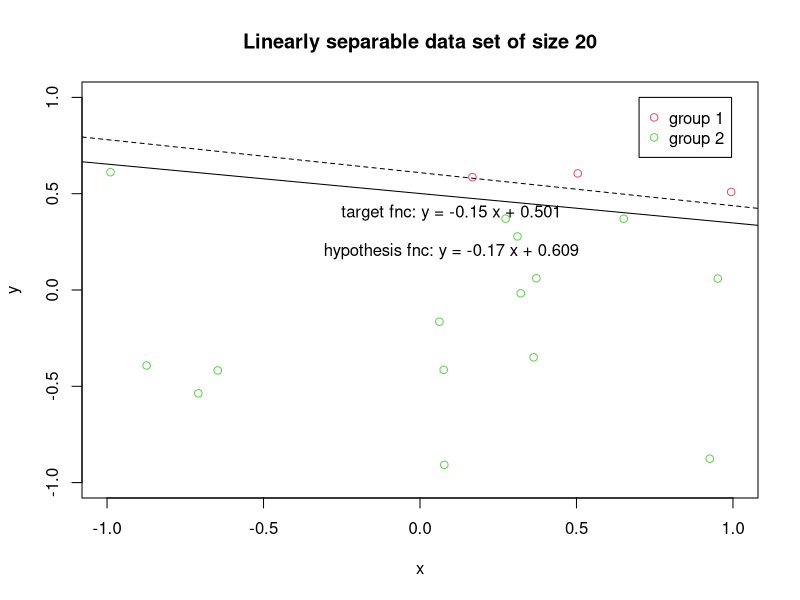
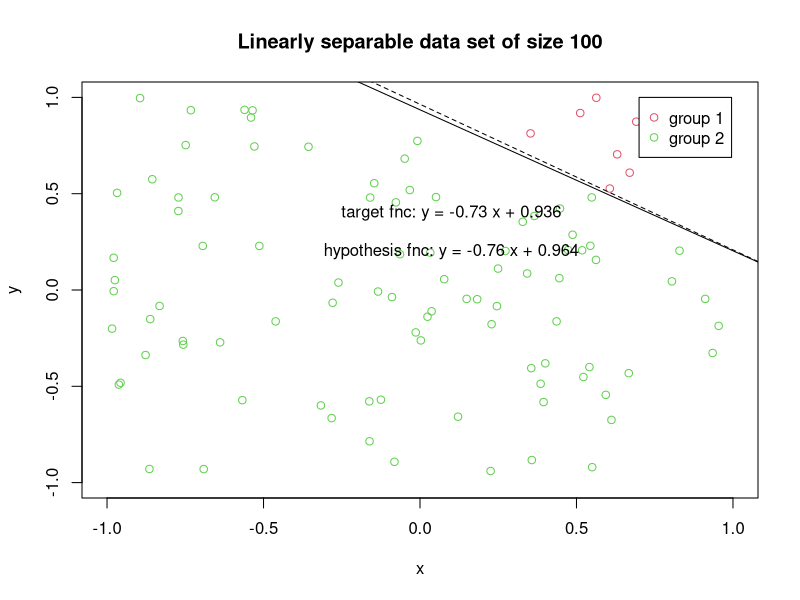
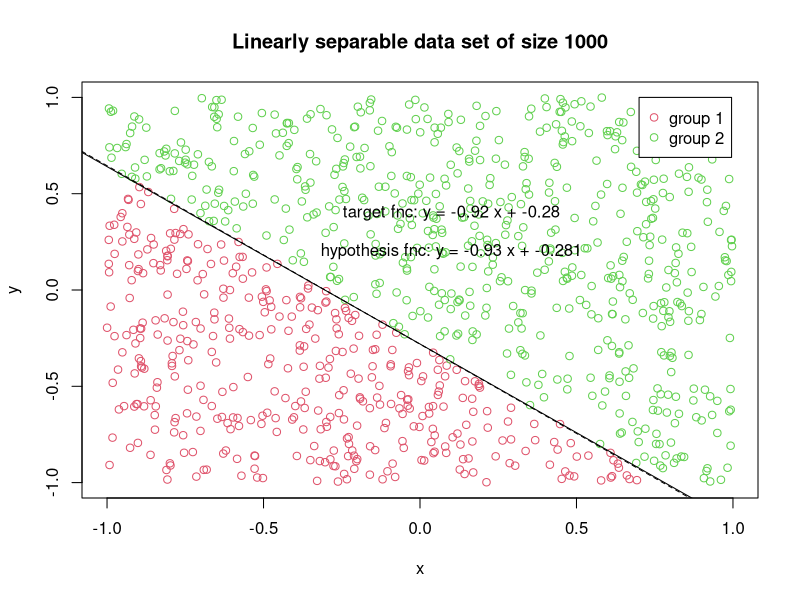
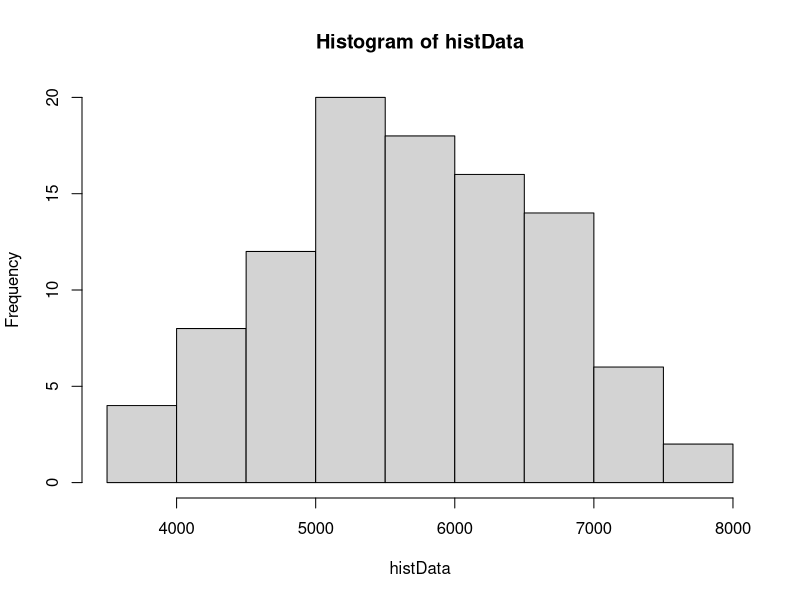
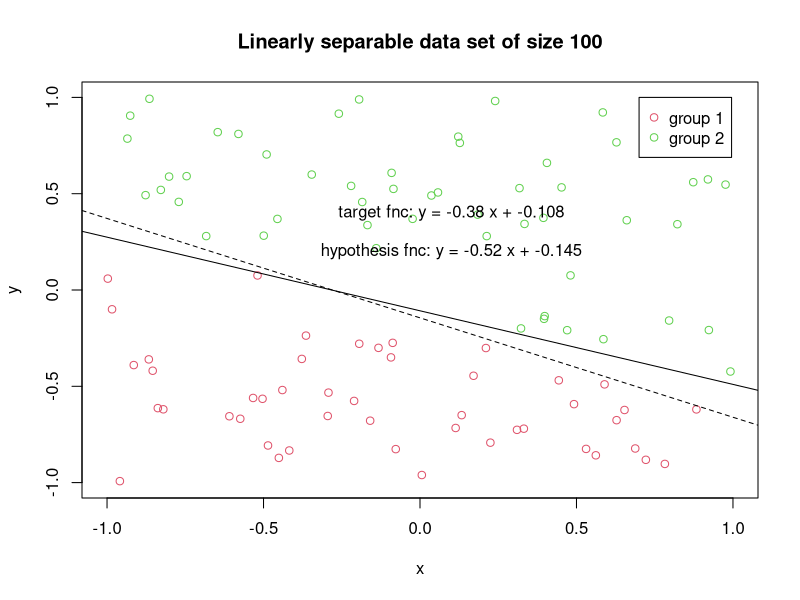
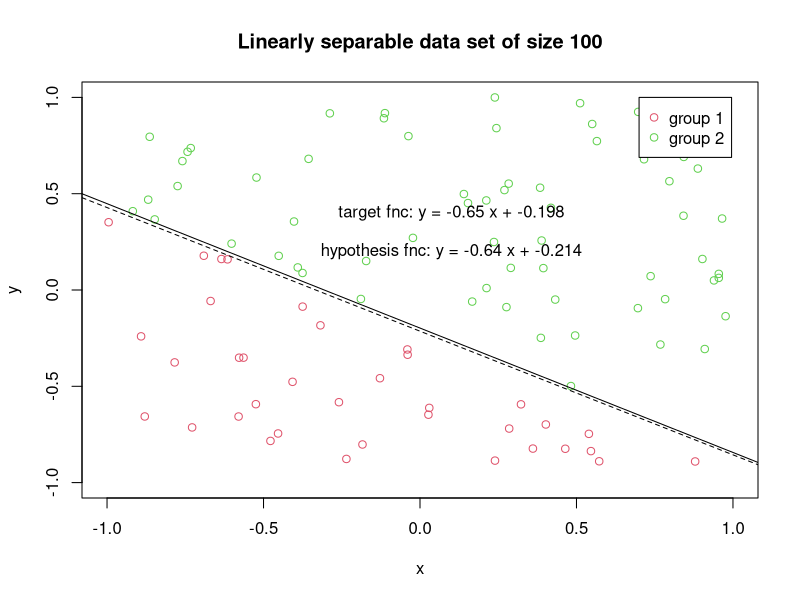
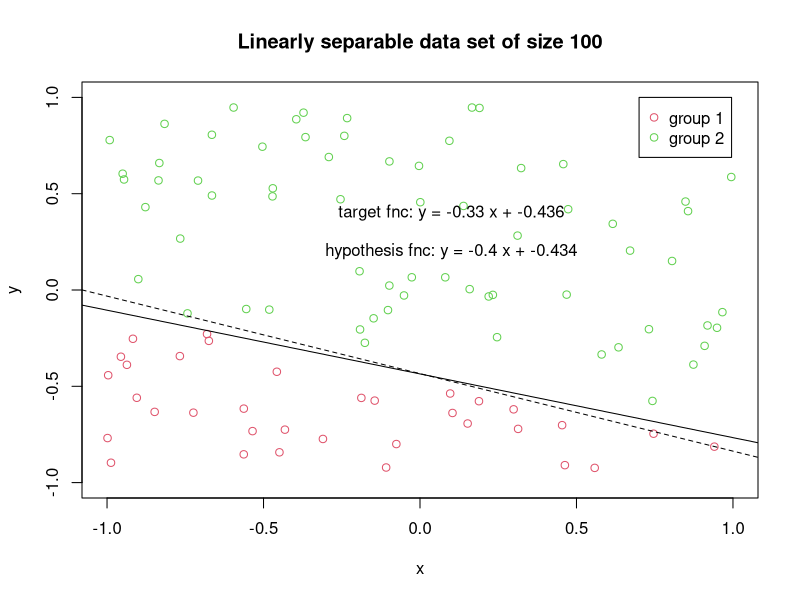
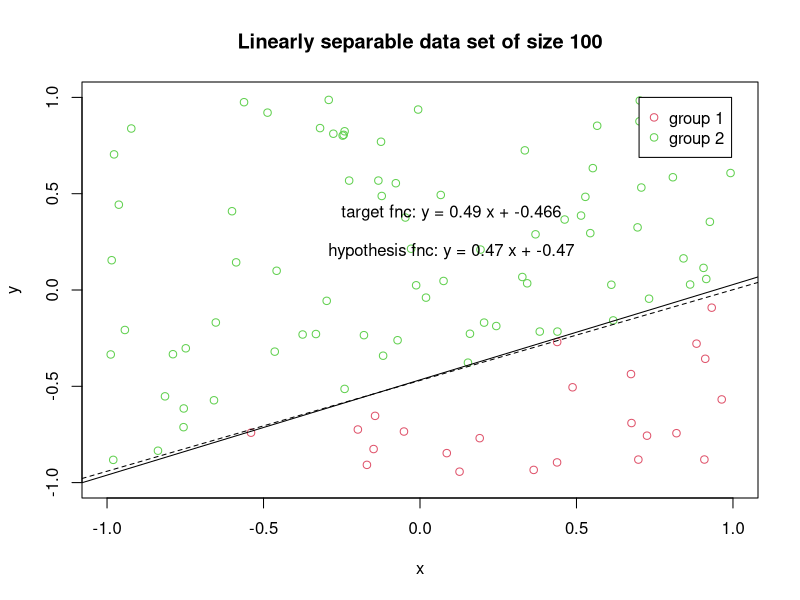

These figures' R source, in order:
## Wed Apr 2, 2014
############# Problem 1.4 #############
#######################################

# Generating the data
size = 20

setClass(Class="questionSet",
         representation(
             X="matrix",
             m="numeric",
             b="numeric",
             f="numeric",
             classes="numeric"
          )
)

overunder <- function (vector, fLine) {
    #### THIS IS NOT CORRECT
    fhat <- vector %*% fLine + 1
    return (sign(fhat))
}

makeData <- function(size, dim) {
    # random [size] points
    X <- matrix(runif(dim*size, -1, 1), size, dim)

    ## random line
    fLine <- runif(dim, -1, 1)
    ## for 2-D plot, make sure we can see the line in the plot.
    ## i.e. make -1 =< m, b <= 1
    m <- fLine[1]
    b <- fLine[2]
    fLine[1:2] <- c(fLine[1]/fLine[2], -1/fLine[2])

    classes <- apply(X, 1, overunder, fLine=fLine)
    return(new("questionSet",
               X=X,
               m=m,
               b=b,
               f=fLine,
               classes=classes
               ))  
}

# Drawing the data and Perceptron Learning Algorithm
perceptron <- function(size, dim, isChart, partg=1, eta=0) {
    data <- makeData(size, dim)
    # add coordinate x0 = 1
    Xp <- cbind(rep(1,size), data@X)   
    if (eta==0) {
        tvect <- c()
        for (i in 1:partg) {
            # start at w0 = 0
            w <- rep(0,dim + 1)
            t = 0
            matrixSigns <- sign(w %*% t(Xp))
            while ( any( matrixSigns != data@classes) & t <size*10 ) {
                samp <- sample( which( matrixSigns != data@classes), 1)
                y <- data@classes[samp]
                ## update PLA
                w <- w + y * Xp[samp,]
                matrixSigns <- sign(w %*% t(Xp))
                t <- t+1
            }
            tvect[i] <- t
        }
    } else {
        ## Adaline; Adaptive Linear Nueron algorithm for Perceptron Learning.
        w <- rep(0,dim + 1)
        t = 0
        matrixVals <- w %*% t(Xp)
        matrixSigns <- sign(matrixVals)
        while ( any( matrixSigns != data@classes) & t <1000 ) {
            samp <- sample( which( matrixSigns != data@classes), 1)
            y <- data@classes[samp]
            ## is y(t)*rho(t) close enough?
            if (y * matrixVals[samp] <= 1) {
                ## update PLA
                w <- w + eta * (y - matrixVals[samp]) * Xp[samp,]
                matrixSigns <- sign(w %*% t(Xp))
            } ## otherwise, don't update the algorithm
            t <- t+1
        }
        
        ## Error calculations
        errorRate <- sum( which( matrixSigns != data@classes) ) / size
        tvect <- c(t, errorRate)
    }

    # make a chart?
    ## warning: this Chart will not make sense for dim > 2, because it
    ## just draws out the first two dimensions.
    if( isChart == TRUE) {
        # the plot
        plot.new()
        title <- paste("Linearly separable data set of size", size)
        plot(data@X, xlab="x", ylab="y",xlim=c(-1, 1), ylim=c(-1,1), main=title, col=(data@classes / 2 + 2.5))
        abline(a=data@b, b=data@m)
        legend(x=0.7, y=1, legend=c("group 1", "group 2"), pch=1, col=c(2,3))
        targetLineLabel <- paste("target fnc: y =",
                           toString(round(data@m, 2)),
                           "x",
                           "+",
                           toString(round(data@b, 3)))
        text(x=0.1, y=0.4, labels=targetLineLabel)

        g.int <- - w[1] / w[3]
        g.slope <- - w[2] / w[3] 
        gLineLabel <- paste("hypothesis fnc: y =",
                           toString(round(g.slope, 2)),
                           "x",
                           "+",
                           toString(round(g.int, 3)))
        text(x=0.1, y=0.2, labels=gLineLabel)
        abline(a=g.int, b=g.slope, lty=2)
    }
    if( partg==1) {
        if (eta==0) {
            answers <- rbind(c(tvect, rep(NA, dim)), c(1, data@f), w/w[1])
        } else {
            answers <- rbind(c(tvect, rep(NA, dim-1)), c(1, data@f), w/w[1])
        }
    } else {
        answers <- tvect
    }
    return (answers)
}

# part a) and b) c) 
perceptron(20, 2, TRUE)
# Lines both correctly separate the data, but still widely different
# since there are so few data points. Running a bunch of times, takes
# ~5-21 iterations to complete.

# part d)
perceptron(100, 2, TRUE)
# Lines much closer, understandably since there is more data. Takes
# ~18-71 iterations to complete.

# part e)
perceptron(1000, 2, TRUE)
# Lines so close that they are difficult to tell apart visually in the graph. Both slope and intercept are ~ < 0.01 in difference. (~ < 1 %)

## part f)
perceptron(1000, 10, FALSE)
## Ran a few times. Takes ~3000-9000 iterations.

## part g)
## x(t) is already always generated randomly, sampled from the
## list of misclassified points.
histData <- perceptron(1000, 10, FALSE, 100)
hist(histData)
## Mostly it takes ~6000-7000 iterations to converge.

## part h)
## Accuracy increases with number of data points N, decreases with
## number of dimensions d.  Running time increases with number of data
## points N, but increases multiplicatively with number of dimensions
## d.


############# Problem 1.5 #############
#######################################

## part a)
trainingSet <- makeData(100, 2)
testSet <- makeData(10000, 2)
etaPerceptron <- perceptron(100,2,TRUE, 1, eta=100)
## for eta=100, takes ~29-59 iterations

## part b)
perceptron(100,2,TRUE, 1, eta=1)
## takes ~70-90 iterations, where the
## error rate is 0.
## Rarely, maxes 1000 iterations, error rate 0.78.

## part c)
perceptron(100,2,TRUE, 1, eta=0.01)
## takes ~ 7-200 iterations, high variance in number of iterations.
## error rate is 0

## part d)
perceptron(100,2,TRUE, 1, eta=0.0001)
## usually 30-40 iterations, where error rate is 0
## Rarely, between 2-28 iterations, get -Inf. Possibly rounding error.

## part e)
## Generally high variation in number of iterations, though it seems that with eta approaching 0, the number of iterations might be on average smaller. However, with very small eta (10e-4), sometimes it did not converge to a solution with finite weights w.


